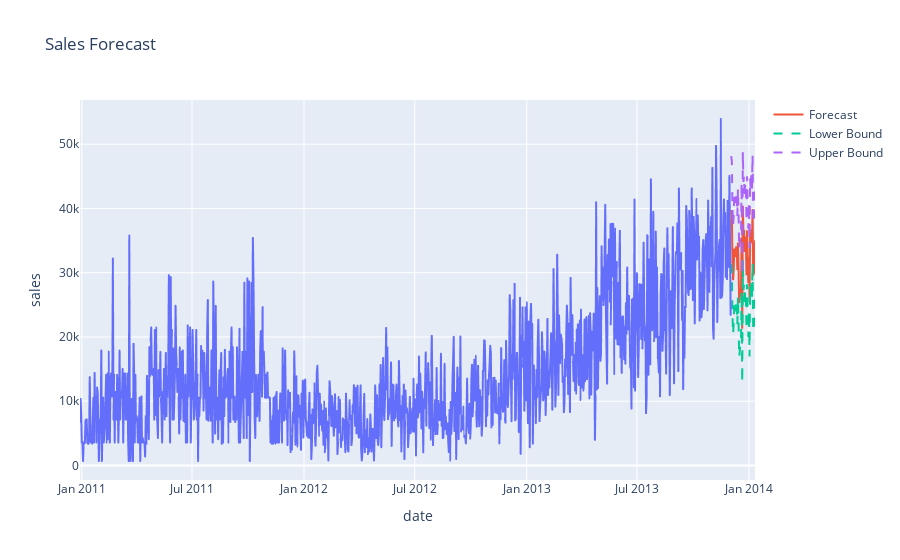

This figure's notebook cell:
### Code cell
plot_forecast(prepared_data, "sales", forecast_df)
